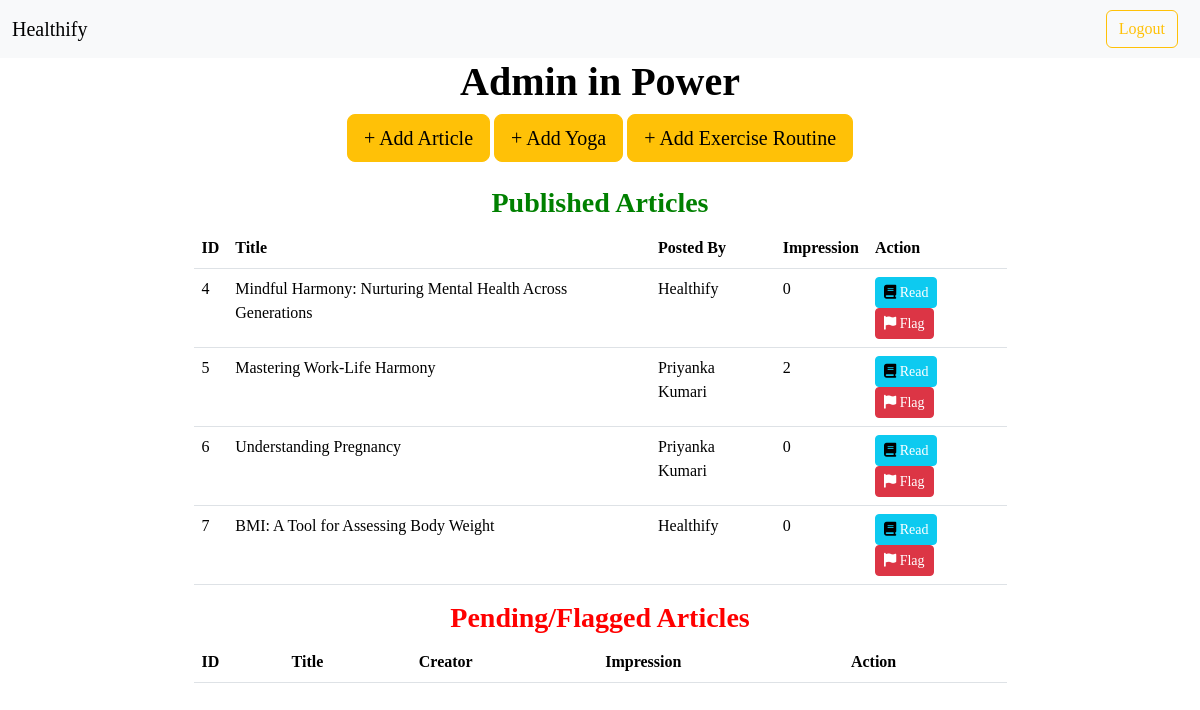
Page /adminHome (signed in) on the earlier database version.
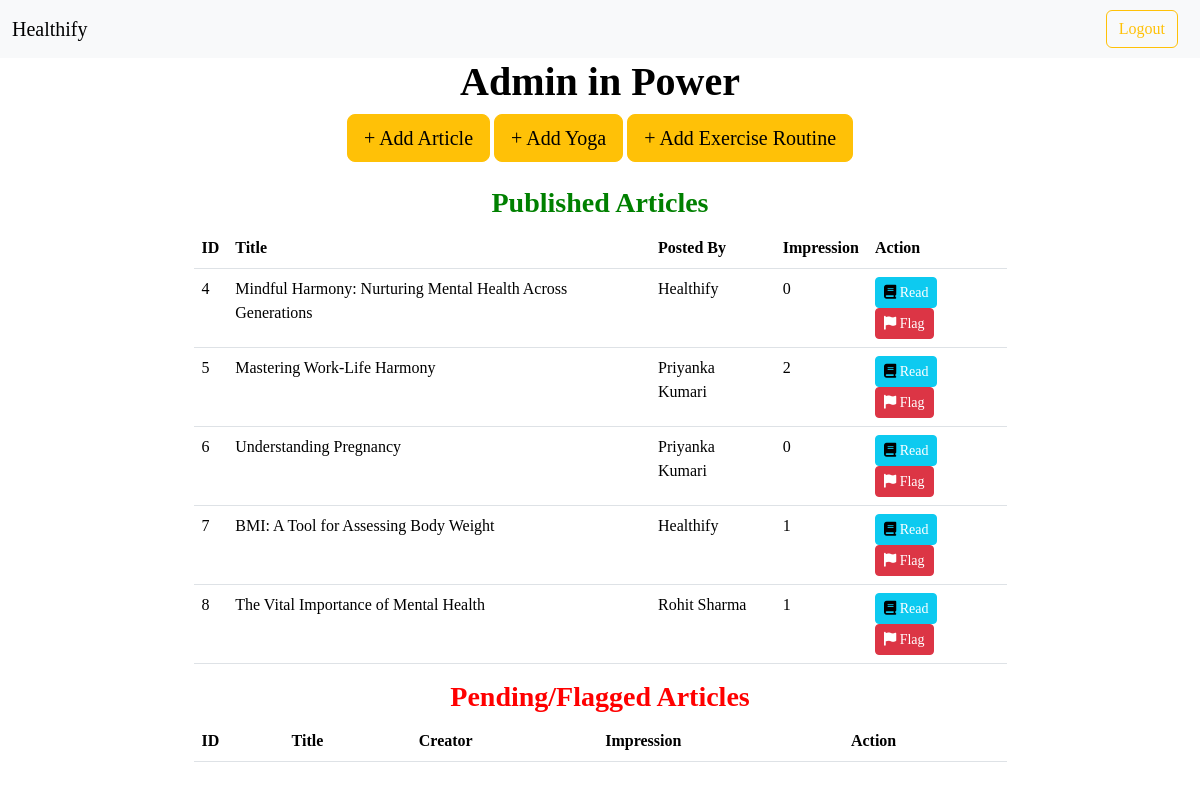
Same page on the later database version.
### models.py (models this page shows)
class article(db.Model):
    __tablename__="article"
    id = db.Column(db.Integer, primary_key = True)
    title = db.Column(db.String(60), nullable = False)
    abstract = db.Column(db.String(420), nullable = False)
    content = db.Column(db.String(1024), nullable = False)
    imagepath = db.Column(db.String(255), nullable=False)
    impressions = db.Column(db.Integer, default = 0)
    CreatorId = db.Column(db.Integer, db.ForeignKey('User.id'), nullable = False)
    creator = db.Column(db.String(35), nullable = False)
    status = db.Column(db.String(12), default="pending")

### routes.py (the view)
@app.route('/adminHome')
@auth_required
@admin_auth_required
def adminHome():
    articles = article.query.join(User, article.CreatorId == User.id).all()
    return render_template("admin.html", user = User.query.get(session["user_id"]), articles = articles,  need = True)

### routes.py (called while the page is built)
def auth_required(func):
    @wraps(func)
    def inner(*args, **kwargs):
        if "user_id" not in session:
            flash("Login required.", 'danger')
            return redirect(url_for("login"))
        return func(*args, **kwargs)
    return inner

def admin_auth_required(func):
    @wraps(func)
    def inner(*args, **kwargs):
        user = User.query.get(session.get("user_id"))
        if user.is_admin:
            return func(*args, **kwargs)
        else:
            flash("Logged out ! You are not an Admin.", "danger")
            return redirect(url_for("logout"))
    return inner

### templates/admin.html (shortened to what this page needs)
{% extends 'layout.html' %}
{% block content %}
<body>
    <div class="container mt-9">
    <h1><strong style="display: flex; justify-content: center;">Admin in Power</strong></h1>
    <div class="text-center pt">
        <a href="/addArticle" class="btn btn-warning btn-lg"><span class="plus-sign">+</span> Add Article</a>
        <a href="/addYoga" class="btn btn-warning btn-lg"><span class="plus-sign">+</span> Add Yoga</a>
        <a href="/addExercise" class="btn btn-warning btn-lg"><span class="plus-sign">+</span> Add Exercise Routine</a>
    </div>
    <div style="display: flex; justify-content: center;" class="row mt-4">
      <div class="col-md-9">
        <h3><strong style="display: flex; justify-content: center; color: green;">Published Articles</strong></h3>
        <table class="table">
          <thead>
            <tr>
              <th>ID</th>
              <th>Title</th>
              <th>Posted By</th>
              <th>Impression</th>
              <th>Action</th>
            </tr>
          </thead>
          <tbody>
            {% for article in articles %}
            <tr>
                {% if article.status == "publish" %}
                  <td>{{ article.id }}</td>
                  <td>{{ article.title }}</td>
                  <td>{{ article.creator }}</td>
                  <td>{{ article.impressions }}</td>
                  <td>
                    <form>
                      <button type="submit" class="btn btn-info btn-sm"><i class="fas fa-book"></i><a href="healthifyArticles/{{article.id}}"> Read</a></button>
                      <button type="submit" class="btn btn-danger btn-sm"><i class="fas fa-flag"></i><a href="adminHome/{{article.id}}/{{'pending'}}"> Flag</a></button>
                    </form>
                  </td>
                  {% endif %}
                </tr>
                {% endfor %}
          </tbody>
        </table>
      </div>
      <div class="col-md-9">
        <h3><strong style="display: flex; justify-content: center; color: red;">Pending/Flagged Articles</strong></h3>
        <table class="table">
          <thead>
            <tr>
              <th>ID</th>
              <th>Title</th>
              <th>Creator</th>
              <th>Impression</th>
              <th>Action</th>
            </tr>
          </thead>
        </table>
      </div>
    </div>
  </div>
</body>
{% endblock %}

Differences in the rows shown:
changed article "BMI: A Tool for Assessing Body Weight": impressions "0" → "1"
added article: id "8", title "The Vital Importance of Mental Health", creator "Rohit Sharma", impressions "1"
